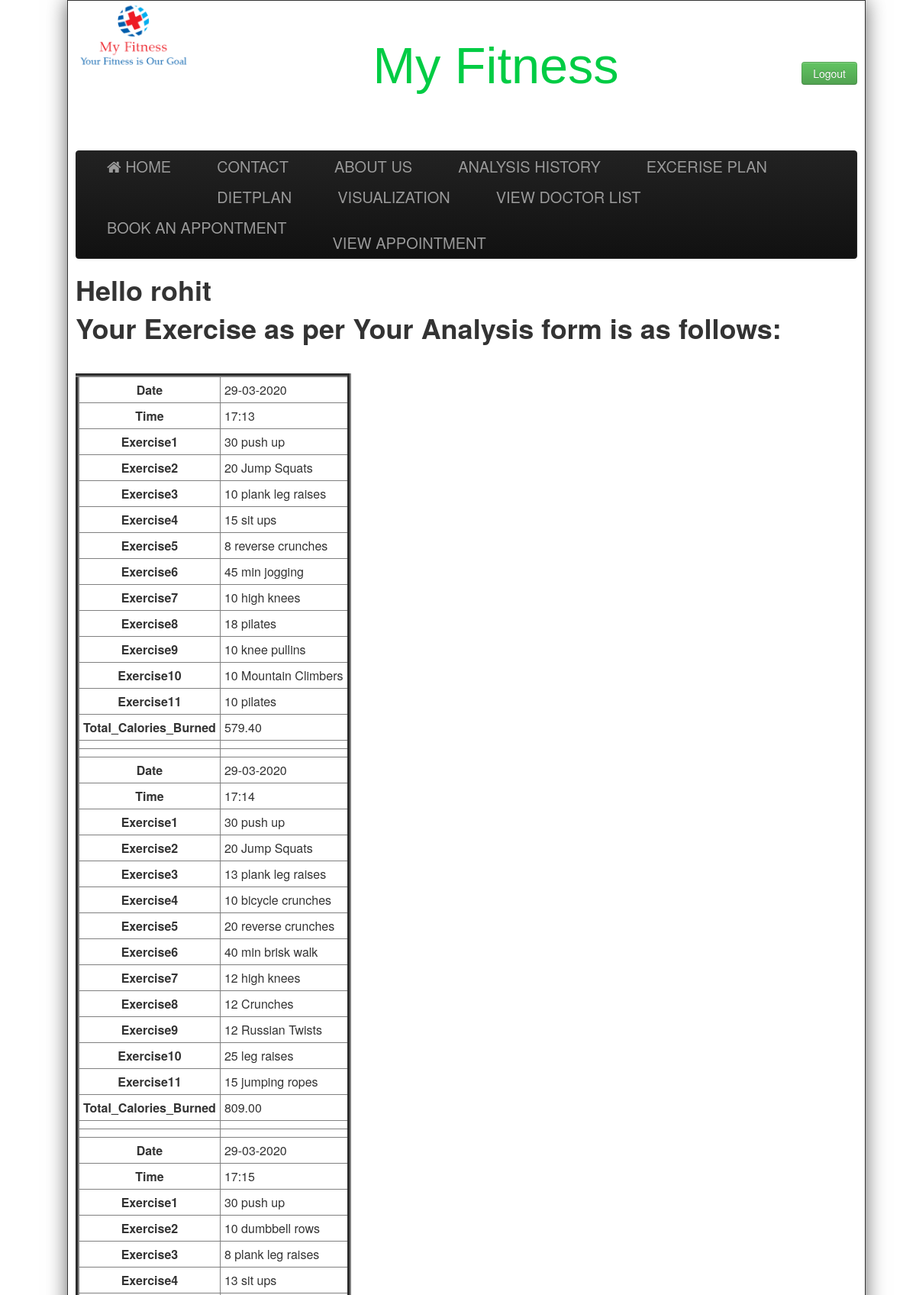
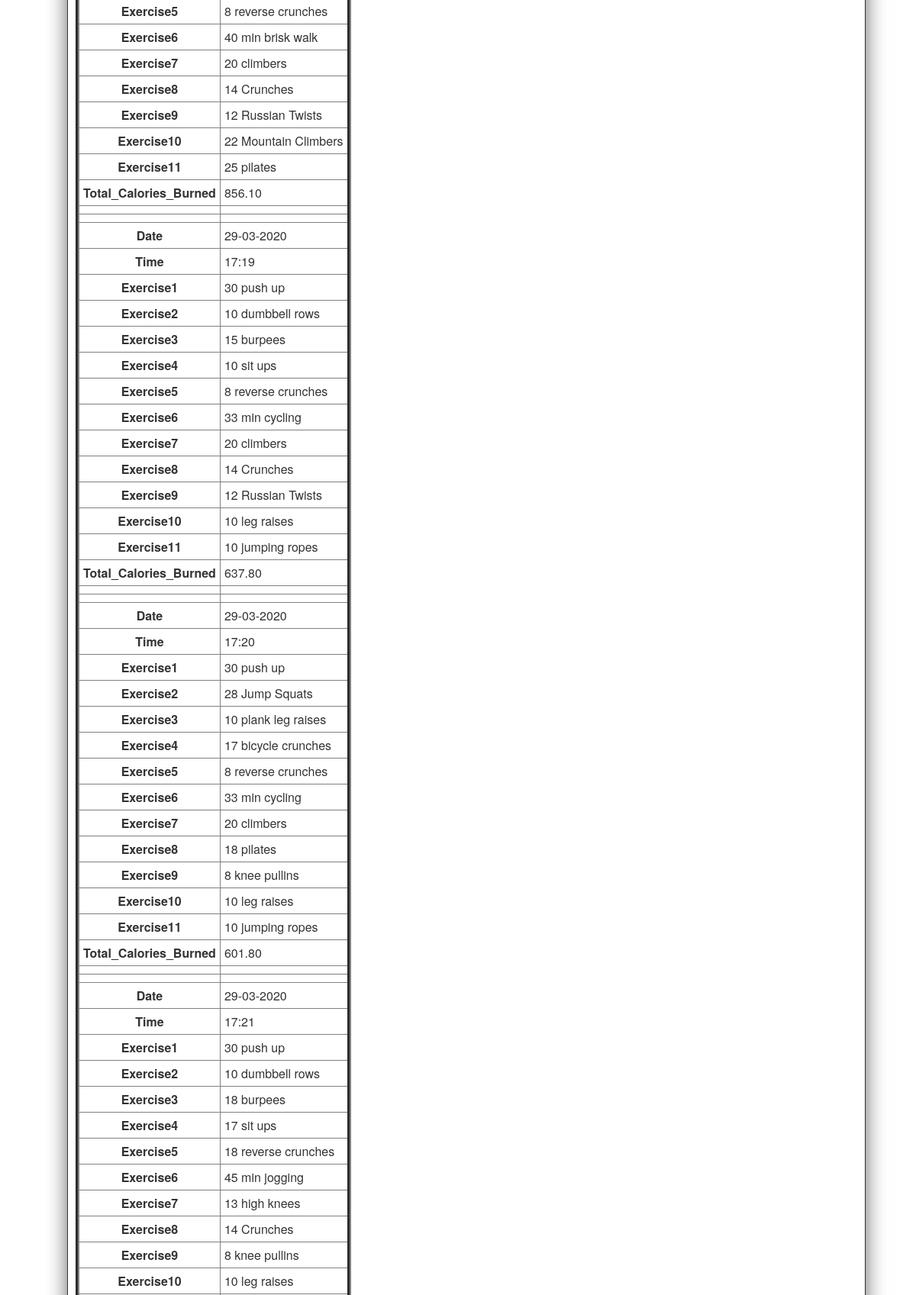
Screenshot of /excerise.php (signed in, upper part) with the database file from the repository (2 pictures, top to bottom).
### tables this page shows
CREATE TABLE `exercise` (
  `e1` varchar(255) NOT NULL,
  `e2` varchar(255) NOT NULL,
  `e3` varchar(255) NOT NULL,
  `e4` varchar(255) NOT NULL,
  `e5` varchar(255) NOT NULL,
  `e6` varchar(255) NOT NULL,
  `e7` varchar(255) NOT NULL,
  `e8` varchar(255) NOT NULL,
  `e9` varchar(255) NOT NULL,
  `e10` varchar(255) NOT NULL,
  `e11` varchar(255) NOT NULL,
  `total` double(6,2) NOT NULL,
  `username` varchar(255) NOT NULL,
  `date` varchar(255) NOT NULL,
  `time` varchar(255) NOT NULL
);

### excerise.php (the view, shortened to what this page needs)
<html>
<head>
	<link href="css/bootstrap.min.css" rel="stylesheet" ></link>
	<link href="css/bootstrap.css" rel="stylesheet" ></link>
	<link href="css/Default.css" rel="stylesheet" >	</link>
	<link rel="stylesheet" type="text/css" href="https://stackpath.bootstrapcdn.com/font-awesome/4.7.0/css/font-awesome.min.css"></link>
	<link href="https://stackpath.bootstrapcdn.com/font-awesome/4.7.0/css/font-awesome.min.css" rel="stylesheet"></link>
</head>
<body>
<div class="wrap">
		<div class="header">
			<div style="float:left;width:150px;">
				<img src="images/logo2.jpg"/>
			</div>
			<div>
				<div style="float:right; font-size:20px;margin-top:20px;">
				<?php
			 if(isset($_SESSION['name']))
			 {
			 echo "<b>Welcome,</b>".$_SESSION['name']."&nbsp;&nbsp;&nbsp;<a href=\"logout.php\" class=\"btn btn-info\">Logout</a>";
			 }
			 else
			 {
			 ?><br><br><br>
			     <a href="index2.php?logout='1'" class="btn btn-success" >Logout</a>
			<?php } ?>
			</div>
			<div id="heading">
				<a href="#" id="title">My Fitness</a>
			</div>
			</div>
		</div><br><br>
		<div class="navbar navbar-inverse">
			<div class="navbar-inner">
				<div class="container" >
				<a class="brand" href="index.php" ><i class="fa fa-home" aria-hidden="true"></i>&nbsp;HOME</a>
				<a class="brand" href="contact2.php">CONTACT</a>
				<a class="brand" href="about2.php">ABOUT US </a>
				<a class="brand" href="display.php" >ANALYSIS HISTORY</a>
				<a class="brand" href="excerise.php">EXCERISE PLAN</a>
				<a class="brand" href="diet.php">DIETPLAN</a>
				<a class="brand" href="visualization.php">VISUALIZATION</a>
				<a class="brand" href="viewdoc2.php">VIEW DOCTOR LIST </a>
				<a class="brand" href="booking.php">BOOK AN APPONTMENT </a>
				<a class="brand" href="booking.php"> </a>
				<a class="brand" href="booking.php"> </a>
				<a class="brand" href="booking.php"> </a>
				<a class="brand" href="booking.php"> </a>
				<a class="brand" href="booking.php"> </a>
				<a class="brand" href="booking.php"> </a>
				<a class="brand" href="booking.php"> </a>
				<a class="brand" href="booking.php"> </a>
				<a class="brand" href="viewbooking.php">VIEW APPOINTMENT </a>
				</div>
			</div>
		</div>
<?php  if (isset($_SESSION['username'])) : ?>
			<h1><p>Hello <strong><?php echo $_SESSION['username']; ?></strong></p> </h1>
		<?php endif ?>
<?php
include("connection.php");
$name= $_SESSION['username'];
$query="SELECT * FROM exercise where username='$name'";
$data=mysqli_query($conn,$query);
$total=mysqli_num_rows($data);
if($total !=0)
{
	?>
	<h1> Your Exercise as per Your Analysis form is as follows:</h1> <br>
	<table border='5' cellpadding='5' cellspacing="5" >
		<?php
	while($result=mysqli_fetch_assoc($data))
	{
		echo "<tr>
			<th>".Date."</th>
			<td>".$result['date']."</td></tr>";
		echo "<tr>
			<th>".Time ."</th>
			<td>".$result['time']."</td></tr>";
		echo "<tr>
			<th>".Exercise1."</th>
			<td>".$result['e1']."</td> </tr>";
		echo "<tr>
			<th>".Exercise2." </th>
			<td>".$result['e2']."</td> </tr>";
		echo "<tr>
			<th>".Exercise3. "</th>
			<td>".$result['e3']."</td> </tr>";
		echo "<tr>
			<th>".Exercise4."</th>
			<td>".$result['e4']."</td> </tr>";
		echo "<tr>
			<th>".Exercise5."</th>
			<td>".$result['e5']."</td></tr>";
		echo "<tr>
			<th>".Exercise6."</th>
			<td>".$result['e6']."</td> </tr>";
		echo "<tr>
			<th>".Exercise7."</th>
			<td>".$result['e7']."</td></tr>";
		echo "<tr>
			<th>".Exercise8."</th>
			<td>".$result['e8']."</td></tr>";
		echo "<tr>
			<th>".Exercise9."</th>
			<td>".$result['e9']."</td></tr>";
		echo "<tr>
			<th>".Exercise10."</th>
			<td>".$result['e10']."</td></tr>";
		echo "<tr>
			<th>".Exercise11."</th>
			<td>".$result['e11']."</td></tr>";
		echo "<tr>
			<th>".Total_Calories_Burned."</th>
			<td>".$result['total']."</td></tr>";
		echo "<tr>
			<th></th>
			<td></td></tr>";
		echo "<tr>
			<th></th>
			<td></td></tr>";
	}
}
?>
</div>
</body>
</html>

### css/Default.css (style rules this page uses)
body { width:100%; background-image:url(C:\xampp\htdocs\RNGClinic\images\back.jpg); }
.header { height: 156px; padding: 0; font-size: 14px; width:100%; }
.wrap { position:absolute; width:1024px; background-color:#FFFFFF; padding:0 10px; border:solid 1px; -o-box-shadow: 10px 10px 5px #888; -moz-box-shadow: 10px 10px 5px #888; -webkit-box-shadow: 10px 10px 5px #888; box-shadow: 0px 0px 25px #666; }
#heading { text-align:center; font-size:50pt; font-family:verdana,helvetica,arial,sans-serif; color:#993366; padding-top:35pt; line-height:normal; }
.navbar .brand { padding:10px 40px 10px; }

### excerise.php (style rules this page uses)
#title { color: #00cc44; }

### rows the page displays
exercise: date "29-03-2020", time "17:13", e1 "30 push up", e2 "20 Jump Squats", e3 "10 plank leg raises", e4 "15 sit ups", e5 "8 reverse crunches", e6 "45 min jogging", e7 "10 high knees", e8 "18 pilates", e9 "10 knee pullins", e10 "10 Mountain Climbers", e11 "10 pilates", total "579.40"
exercise: date "29-03-2020", time "17:14", e1 "30 push up", e2 "20 Jump Squats", e3 "13 plank leg raises", e4 "10 bicycle crunches", e5 "20 reverse crunches", e6 "40 min brisk walk", e7 "12 high knees", e8 "12 Crunches", e9 "12 Russian Twists", e10 "25 leg raises", e11 "15 jumping ropes", total "809.00"
exercise: date "29-03-2020", time "17:15", e1 "30 push up", e2 "10 dumbbell rows", e3 "8 plank leg raises", e4 "13 sit ups", e5 "8 reverse crunches", e6 "40 min brisk walk", e7 "20 climbers", e8 "14 Crunches", e9 "12 Russian Twists", e10 "22 Mountain Climbers", e11 "25 pilates", total "856.10"
exercise: date "29-03-2020", time "17:19", e1 "30 push up", e2 "10 dumbbell rows", e3 "15 burpees", e4 "10 sit ups", e5 "8 reverse crunches", e6 "33 min cycling", e7 "20 climbers", e8 "14 Crunches", e9 "12 Russian Twists", e10 "10 leg raises", e11 "10 jumping ropes", total "637.80"
exercise: date "29-03-2020", time "17:20", e1 "30 push up", e2 "28 Jump Squats", e3 "10 plank leg raises", e4 "17 bicycle crunches", e5 "8 reverse crunches", e6 "33 min cycling", e7 "20 climbers", e8 "18 pilates", e9 "8 knee pullins", e10 "10 leg raises", e11 "10 jumping ropes", total "601.80"
exercise: date "29-03-2020", time "17:21", e1 "30 push up", e2 "10 dumbbell rows", e3 "18 burpees", e4 "17 sit ups", e5 "18 reverse crunches", e6 "45 min jogging", e7 "13 high knees", e8 "14 Crunches", e9 "8 knee pullins", e10 "10 leg raises"

### other values shown
$_SESSION['username'] "rohit"
